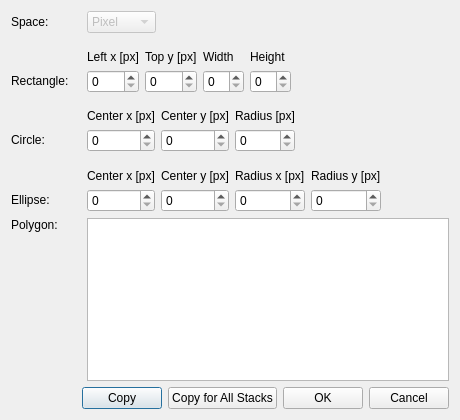
<?xml version="1.0" encoding="UTF-8"?>
<ui version="4.0">
 <class>EditRoiDialog</class>
 <widget class="QDialog" name="EditRoiDialog">
  <property name="geometry">
   <rect>
    <x>0</x>
    <y>0</y>
    <width>460</width>
    <height>420</height>
   </rect>
  </property>
  <property name="windowTitle">
   <string>Edit ROI</string>
  </property>
  <layout class="QVBoxLayout" name="verticalLayout_16">
   <item>
    <layout class="QHBoxLayout" name="horizontalLayout_6">
     <item>
      <widget class="QLabel" name="spaceLabel">
       <property name="minimumSize">
        <size>
         <width>70</width>
         <height>0</height>
        </size>
       </property>
       <property name="text">
        <string>Space:</string>
       </property>
      </widget>
     </item>
     <item>
      <widget class="QComboBox" name="spaceComboBox">
       <property name="enabled">
        <bool>false</bool>
       </property>
       <item>
        <property name="text">
         <string>Pixel</string>
        </property>
       </item>
       <item>
        <property name="text">
         <string>Phasor</string>
        </property>
       </item>
      </widget>
     </item>
     <item>
      <spacer name="horizontalSpacer_5">
       <property name="orientation">
        <enum>Qt::Orientation::Horizontal</enum>
       </property>
       <property name="sizeHint" stdset="0">
        <size>
         <width>40</width>
         <height>20</height>
        </size>
       </property>
      </spacer>
     </item>
    </layout>
   </item>
   <item>
    <layout class="QHBoxLayout" name="horizontalLayout">
     <item>
      <layout class="QVBoxLayout" name="verticalLayout_12">
       <item>
        <spacer name="verticalSpacer">
         <property name="orientation">
          <enum>Qt::Orientation::Vertical</enum>
         </property>
         <property name="sizeHint" stdset="0">
          <size>
           <width>20</width>
           <height>40</height>
          </size>
         </property>
        </spacer>
       </item>
       <item>
        <widget class="QLabel" name="rectLabel">
         <property name="sizePolicy">
          <sizepolicy hsizetype="Preferred" vsizetype="Preferred">
           <horstretch>0</horstretch>
           <verstretch>0</verstretch>
          </sizepolicy>
         </property>
         <property name="minimumSize">
          <size>
           <width>70</width>
           <height>25</height>
          </size>
         </property>
         <property name="text">
          <string>Rectangle:</string>
         </property>
         <property name="alignment">
          <set>Qt::AlignmentFlag::AlignLeading|Qt::AlignmentFlag::AlignLeft|Qt::AlignmentFlag::AlignVCenter</set>
         </property>
        </widget>
       </item>
      </layout>
     </item>
     <item>
      <layout class="QVBoxLayout" name="verticalLayout">
       <item>
        <spacer name="verticalSpacer_5">
         <property name="orientation">
          <enum>Qt::Orientation::Vertical</enum>
         </property>
         <property name="sizeHint" stdset="0">
          <size>
           <width>20</width>
           <height>40</height>
          </size>
         </property>
        </spacer>
       </item>
       <item>
        <widget class="QLabel" name="rectLeftXLabel">
         <property name="sizePolicy">
          <sizepolicy hsizetype="Preferred" vsizetype="Preferred">
           <horstretch>0</horstretch>
           <verstretch>0</verstretch>
          </sizepolicy>
         </property>
         <property name="text">
          <string>Left x [px]</string>
         </property>
        </widget>
       </item>
       <item>
        <widget class="QSpinBox" name="rectLeftXSpinBox"/>
       </item>
      </layout>
     </item>
     <item>
      <layout class="QVBoxLayout" name="verticalLayout_2">
       <item>
        <spacer name="verticalSpacer_6">
         <property name="orientation">
          <enum>Qt::Orientation::Vertical</enum>
         </property>
         <property name="sizeHint" stdset="0">
          <size>
           <width>20</width>
           <height>40</height>
          </size>
         </property>
        </spacer>
       </item>
       <item>
        <widget class="QLabel" name="rectTopYLabel">
         <property name="sizePolicy">
          <sizepolicy hsizetype="Preferred" vsizetype="Preferred">
           <horstretch>0</horstretch>
           <verstretch>0</verstretch>
          </sizepolicy>
         </property>
         <property name="text">
          <string>Top y [px]</string>
         </property>
        </widget>
       </item>
       <item>
        <widget class="QSpinBox" name="rectTopYSpinBox"/>
       </item>
      </layout>
     </item>
     <item>
      <layout class="QVBoxLayout" name="verticalLayout_3">
       <item>
        <spacer name="verticalSpacer_7">
         <property name="orientation">
          <enum>Qt::Orientation::Vertical</enum>
         </property>
         <property name="sizeHint" stdset="0">
          <size>
           <width>20</width>
           <height>40</height>
          </size>
         </property>
        </spacer>
       </item>
       <item>
        <widget class="QLabel" name="rectWidthLabel">
         <property name="sizePolicy">
          <sizepolicy hsizetype="Preferred" vsizetype="Preferred">
           <horstretch>0</horstretch>
           <verstretch>0</verstretch>
          </sizepolicy>
         </property>
         <property name="text">
          <string>Width</string>
         </property>
        </widget>
       </item>
       <item>
        <widget class="QSpinBox" name="rectWidthSpinBox"/>
       </item>
      </layout>
     </item>
     <item>
      <layout class="QVBoxLayout" name="verticalLayout_4">
       <item>
        <spacer name="verticalSpacer_8">
         <property name="orientation">
          <enum>Qt::Orientation::Vertical</enum>
         </property>
         <property name="sizeHint" stdset="0">
          <size>
           <width>20</width>
           <height>40</height>
          </size>
         </property>
        </spacer>
       </item>
       <item>
        <widget class="QLabel" name="rectHeightLabel">
         <property name="sizePolicy">
          <sizepolicy hsizetype="Preferred" vsizetype="Preferred">
           <horstretch>0</horstretch>
           <verstretch>0</verstretch>
          </sizepolicy>
         </property>
         <property name="text">
          <string>Height</string>
         </property>
        </widget>
       </item>
       <item>
        <widget class="QSpinBox" name="rectHeightSpinBox"/>
       </item>
      </layout>
     </item>
     <item>
      <spacer name="horizontalSpacer_2">
       <property name="orientation">
        <enum>Qt::Orientation::Horizontal</enum>
       </property>
       <property name="sizeHint" stdset="0">
        <size>
         <width>40</width>
         <height>20</height>
        </size>
       </property>
      </spacer>
     </item>
    </layout>
   </item>
   <item>
    <layout class="QHBoxLayout" name="horizontalLayout_2">
     <item>
      <layout class="QVBoxLayout" name="verticalLayout_13">
       <item>
        <spacer name="verticalSpacer_2">
         <property name="orientation">
          <enum>Qt::Orientation::Vertical</enum>
         </property>
         <property name="sizeHint" stdset="0">
          <size>
           <width>20</width>
           <height>40</height>
          </size>
         </property>
        </spacer>
       </item>
       <item>
        <widget class="QLabel" name="circLabel">
         <property name="sizePolicy">
          <sizepolicy hsizetype="Preferred" vsizetype="Preferred">
           <horstretch>0</horstretch>
           <verstretch>0</verstretch>
          </sizepolicy>
         </property>
         <property name="minimumSize">
          <size>
           <width>70</width>
           <height>25</height>
          </size>
         </property>
         <property name="text">
          <string>Circle:</string>
         </property>
         <property name="alignment">
          <set>Qt::AlignmentFlag::AlignLeading|Qt::AlignmentFlag::AlignLeft|Qt::AlignmentFlag::AlignVCenter</set>
         </property>
        </widget>
       </item>
      </layout>
     </item>
     <item>
      <layout class="QVBoxLayout" name="verticalLayout_5">
       <item>
        <spacer name="verticalSpacer_9">
         <property name="orientation">
          <enum>Qt::Orientation::Vertical</enum>
         </property>
         <property name="sizeHint" stdset="0">
          <size>
           <width>20</width>
           <height>40</height>
          </size>
         </property>
        </spacer>
       </item>
       <item>
        <widget class="QLabel" name="circCenterXLabel">
         <property name="sizePolicy">
          <sizepolicy hsizetype="Preferred" vsizetype="Preferred">
           <horstretch>0</horstretch>
           <verstretch>0</verstretch>
          </sizepolicy>
         </property>
         <property name="text">
          <string>Center x [px]</string>
         </property>
        </widget>
       </item>
       <item>
        <widget class="QSpinBox" name="circCenterXSpinBox"/>
       </item>
      </layout>
     </item>
     <item>
      <layout class="QVBoxLayout" name="verticalLayout_6">
       <item>
        <spacer name="verticalSpacer_10">
         <property name="orientation">
          <enum>Qt::Orientation::Vertical</enum>
         </property>
         <property name="sizeHint" stdset="0">
          <size>
           <width>20</width>
           <height>40</height>
          </size>
         </property>
        </spacer>
       </item>
       <item>
        <widget class="QLabel" name="circCenterYLabel">
         <property name="sizePolicy">
          <sizepolicy hsizetype="Preferred" vsizetype="Preferred">
           <horstretch>0</horstretch>
           <verstretch>0</verstretch>
          </sizepolicy>
         </property>
         <property name="text">
          <string>Center y [px]</string>
         </property>
        </widget>
       </item>
       <item>
        <widget class="QSpinBox" name="circCenterYSpinBox"/>
       </item>
      </layout>
     </item>
     <item>
      <layout class="QVBoxLayout" name="verticalLayout_7">
       <item>
        <spacer name="verticalSpacer_11">
         <property name="orientation">
          <enum>Qt::Orientation::Vertical</enum>
         </property>
         <property name="sizeHint" stdset="0">
          <size>
           <width>20</width>
           <height>40</height>
          </size>
         </property>
        </spacer>
       </item>
       <item>
        <widget class="QLabel" name="circRLabel">
         <property name="sizePolicy">
          <sizepolicy hsizetype="Preferred" vsizetype="Preferred">
           <horstretch>0</horstretch>
           <verstretch>0</verstretch>
          </sizepolicy>
         </property>
         <property name="text">
          <string>Radius [px]</string>
         </property>
        </widget>
       </item>
       <item>
        <widget class="QSpinBox" name="circRSpinBox"/>
       </item>
      </layout>
     </item>
     <item>
      <spacer name="horizontalSpacer_3">
       <property name="orientation">
        <enum>Qt::Orientation::Horizontal</enum>
       </property>
       <property name="sizeHint" stdset="0">
        <size>
         <width>40</width>
         <height>20</height>
        </size>
       </property>
      </spacer>
     </item>
    </layout>
   </item>
   <item>
    <layout class="QHBoxLayout" name="horizontalLayout_3">
     <item>
      <layout class="QVBoxLayout" name="verticalLayout_14">
       <item>
        <spacer name="verticalSpacer_3">
         <property name="orientation">
          <enum>Qt::Orientation::Vertical</enum>
         </property>
         <property name="sizeHint" stdset="0">
          <size>
           <width>20</width>
           <height>40</height>
          </size>
         </property>
        </spacer>
       </item>
       <item>
        <widget class="QLabel" name="ellipseLabel">
         <property name="minimumSize">
          <size>
           <width>70</width>
           <height>25</height>
          </size>
         </property>
         <property name="text">
          <string>Ellipse:</string>
         </property>
         <property name="alignment">
          <set>Qt::AlignmentFlag::AlignLeading|Qt::AlignmentFlag::AlignLeft|Qt::AlignmentFlag::AlignVCenter</set>
         </property>
        </widget>
       </item>
      </layout>
     </item>
     <item>
      <layout class="QVBoxLayout" name="verticalLayout_8">
       <item>
        <spacer name="verticalSpacer_12">
         <property name="orientation">
          <enum>Qt::Orientation::Vertical</enum>
         </property>
         <property name="sizeHint" stdset="0">
          <size>
           <width>20</width>
           <height>40</height>
          </size>
         </property>
        </spacer>
       </item>
       <item>
        <widget class="QLabel" name="ellipseCenterXLabel">
         <property name="sizePolicy">
          <sizepolicy hsizetype="Preferred" vsizetype="Preferred">
           <horstretch>0</horstretch>
           <verstretch>0</verstretch>
          </sizepolicy>
         </property>
         <property name="text">
          <string>Center x [px]</string>
         </property>
        </widget>
       </item>
       <item>
        <widget class="QSpinBox" name="ellipseCenterXSpinBox"/>
       </item>
      </layout>
     </item>
     <item>
      <layout class="QVBoxLayout" name="verticalLayout_9">
       <item>
        <spacer name="verticalSpacer_13">
         <property name="orientation">
          <enum>Qt::Orientation::Vertical</enum>
         </property>
         <property name="sizeHint" stdset="0">
          <size>
           <width>20</width>
           <height>40</height>
          </size>
         </property>
        </spacer>
       </item>
       <item>
        <widget class="QLabel" name="ellipseCenterYLabel">
         <property name="sizePolicy">
          <sizepolicy hsizetype="Preferred" vsizetype="Preferred">
           <horstretch>0</horstretch>
           <verstretch>0</verstretch>
          </sizepolicy>
         </property>
         <property name="text">
          <string>Center y [px]</string>
         </property>
        </widget>
       </item>
       <item>
        <widget class="QSpinBox" name="ellipseCenterYSpinBox"/>
       </item>
      </layout>
     </item>
     <item>
      <layout class="QVBoxLayout" name="verticalLayout_10">
       <item>
        <spacer name="verticalSpacer_14">
         <property name="orientation">
          <enum>Qt::Orientation::Vertical</enum>
         </property>
         <property name="sizeHint" stdset="0">
          <size>
           <width>20</width>
           <height>40</height>
          </size>
         </property>
        </spacer>
       </item>
       <item>
        <widget class="QLabel" name="ellipseRadiusXLabel">
         <property name="sizePolicy">
          <sizepolicy hsizetype="Preferred" vsizetype="Preferred">
           <horstretch>0</horstretch>
           <verstretch>0</verstretch>
          </sizepolicy>
         </property>
         <property name="text">
          <string>Radius x [px]</string>
         </property>
        </widget>
       </item>
       <item>
        <widget class="QSpinBox" name="ellipseRadiusXSpinBox"/>
       </item>
      </layout>
     </item>
     <item>
      <layout class="QVBoxLayout" name="verticalLayout_11">
       <item>
        <spacer name="verticalSpacer_15">
         <property name="orientation">
          <enum>Qt::Orientation::Vertical</enum>
         </property>
         <property name="sizeHint" stdset="0">
          <size>
           <width>20</width>
           <height>40</height>
          </size>
         </property>
        </spacer>
       </item>
       <item>
        <widget class="QLabel" name="ellipseRadiusYLabel">
         <property name="sizePolicy">
          <sizepolicy hsizetype="Preferred" vsizetype="Preferred">
           <horstretch>0</horstretch>
           <verstretch>0</verstretch>
          </sizepolicy>
         </property>
         <property name="text">
          <string>Radius y [px]</string>
         </property>
        </widget>
       </item>
       <item>
        <widget class="QSpinBox" name="ellipseRadiusYSpinBox"/>
       </item>
      </layout>
     </item>
     <item>
      <spacer name="horizontalSpacer_4">
       <property name="orientation">
        <enum>Qt::Orientation::Horizontal</enum>
       </property>
       <property name="sizeHint" stdset="0">
        <size>
         <width>40</width>
         <height>20</height>
        </size>
       </property>
      </spacer>
     </item>
    </layout>
   </item>
   <item>
    <layout class="QHBoxLayout" name="horizontalLayout_4">
     <item>
      <layout class="QVBoxLayout" name="verticalLayout_15">
       <item>
        <widget class="QLabel" name="polygonLabel">
         <property name="minimumSize">
          <size>
           <width>70</width>
           <height>0</height>
          </size>
         </property>
         <property name="text">
          <string>Polygon:</string>
         </property>
        </widget>
       </item>
       <item>
        <spacer name="verticalSpacer_4">
         <property name="orientation">
          <enum>Qt::Orientation::Vertical</enum>
         </property>
         <property name="sizeHint" stdset="0">
          <size>
           <width>20</width>
           <height>40</height>
          </size>
         </property>
        </spacer>
       </item>
      </layout>
     </item>
     <item>
      <widget class="QTableWidget" name="polygonTableWidget">
       <property name="alternatingRowColors">
        <bool>true</bool>
       </property>
       <property name="cornerButtonEnabled">
        <bool>false</bool>
       </property>
       <property name="rowCount">
        <number>0</number>
       </property>
       <property name="columnCount">
        <number>0</number>
       </property>
      </widget>
     </item>
    </layout>
   </item>
   <item>
    <layout class="QHBoxLayout" name="horizontalLayout_5">
     <item>
      <spacer name="horizontalSpacer">
       <property name="orientation">
        <enum>Qt::Orientation::Horizontal</enum>
       </property>
       <property name="sizeHint" stdset="0">
        <size>
         <width>40</width>
         <height>20</height>
        </size>
       </property>
      </spacer>
     </item>
     <item>
      <widget class="QPushButton" name="copyButton">
       <property name="text">
        <string>Copy</string>
       </property>
      </widget>
     </item>
     <item>
      <widget class="QPushButton" name="copyForAllButton">
       <property name="text">
        <string>Copy for All Stacks</string>
       </property>
      </widget>
     </item>
     <item>
      <widget class="QPushButton" name="okButton">
       <property name="text">
        <string>OK</string>
       </property>
      </widget>
     </item>
     <item>
      <widget class="QPushButton" name="cancelButton">
       <property name="text">
        <string>Cancel</string>
       </property>
      </widget>
     </item>
    </layout>
   </item>
  </layout>
 </widget>
 <resources/>
 <connections/>
</ui>
